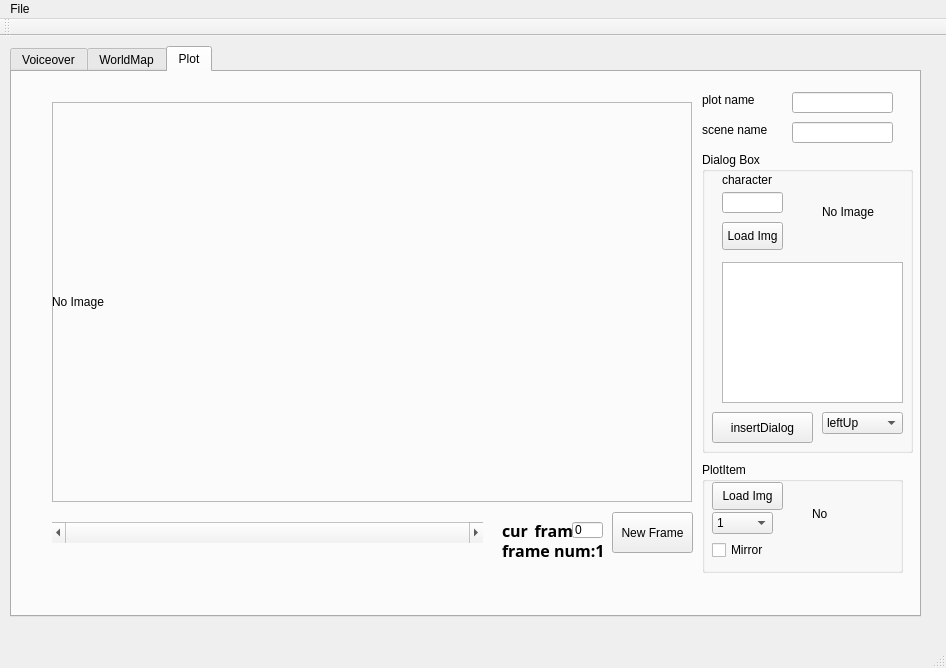
<?xml version="1.0" encoding="UTF-8"?>
<ui version="4.0">
 <class>LevelEditorClass</class>
 <widget class="QMainWindow" name="LevelEditorClass">
  <property name="geometry">
   <rect>
    <x>0</x>
    <y>0</y>
    <width>946</width>
    <height>668</height>
   </rect>
  </property>
  <property name="windowTitle">
   <string>LevelEditor</string>
  </property>
  <widget class="QWidget" name="centralWidget">
   <widget class="QTabWidget" name="tabWidget">
    <property name="geometry">
     <rect>
      <x>10</x>
      <y>10</y>
      <width>911</width>
      <height>571</height>
     </rect>
    </property>
    <property name="currentIndex">
     <number>2</number>
    </property>
    <widget class="QWidget" name="tab">
     <attribute name="title">
      <string>Voiceover</string>
     </attribute>
     <widget class="QTextEdit" name="voiceover_textEdit">
      <property name="geometry">
       <rect>
        <x>480</x>
        <y>270</y>
        <width>321</width>
        <height>121</height>
       </rect>
      </property>
     </widget>
     <widget class="QPushButton" name="addTextButton">
      <property name="geometry">
       <rect>
        <x>480</x>
        <y>400</y>
        <width>101</width>
        <height>41</height>
       </rect>
      </property>
      <property name="text">
       <string>AddText</string>
      </property>
     </widget>
     <widget class="QPushButton" name="loadImgButton">
      <property name="geometry">
       <rect>
        <x>590</x>
        <y>450</y>
        <width>101</width>
        <height>41</height>
       </rect>
      </property>
      <property name="text">
       <string>Load Image</string>
      </property>
     </widget>
     <widget class="QListWidget" name="voiceover_listWidget">
      <property name="geometry">
       <rect>
        <x>20</x>
        <y>20</y>
        <width>401</width>
        <height>441</height>
       </rect>
      </property>
     </widget>
     <widget class="QLabel" name="bg_label">
      <property name="geometry">
       <rect>
        <x>480</x>
        <y>30</y>
        <width>320</width>
        <height>200</height>
       </rect>
      </property>
      <property name="text">
       <string>No Image</string>
      </property>
     </widget>
     <widget class="QLabel" name="local_img_label">
      <property name="geometry">
       <rect>
        <x>480</x>
        <y>250</y>
        <width>221</width>
        <height>16</height>
       </rect>
      </property>
      <property name="text">
       <string/>
      </property>
     </widget>
     <widget class="QPushButton" name="editTextButton">
      <property name="geometry">
       <rect>
        <x>590</x>
        <y>400</y>
        <width>101</width>
        <height>41</height>
       </rect>
      </property>
      <property name="text">
       <string>EditText</string>
      </property>
     </widget>
     <widget class="QPushButton" name="deleteTextButton">
      <property name="geometry">
       <rect>
        <x>700</x>
        <y>400</y>
        <width>101</width>
        <height>41</height>
       </rect>
      </property>
      <property name="text">
       <string>DeleteText</string>
      </property>
     </widget>
    </widget>
    <widget class="QWidget" name="tab_2">
     <attribute name="title">
      <string>WorldMap</string>
     </attribute>
     <widget class="QScrollBar" name="worldframe_scrollBar">
      <property name="geometry">
       <rect>
        <x>130</x>
        <y>460</y>
        <width>431</width>
        <height>21</height>
       </rect>
      </property>
      <property name="maximum">
       <number>0</number>
      </property>
      <property name="orientation">
       <enum>Qt::Horizontal</enum>
      </property>
     </widget>
     <widget class="QWorldMapFrame" name="frame">
      <property name="geometry">
       <rect>
        <x>130</x>
        <y>40</y>
        <width>640</width>
        <height>400</height>
       </rect>
      </property>
      <property name="frameShape">
       <enum>QFrame::StyledPanel</enum>
      </property>
      <property name="frameShadow">
       <enum>QFrame::Raised</enum>
      </property>
      <widget class="QLabel" name="world_map_label">
       <property name="geometry">
        <rect>
         <x>0</x>
         <y>0</y>
         <width>640</width>
         <height>400</height>
        </rect>
       </property>
       <property name="text">
        <string>TextLabel</string>
       </property>
      </widget>
     </widget>
     <widget class="QLabel" name="cur_frame_label">
      <property name="geometry">
       <rect>
        <x>580</x>
        <y>460</y>
        <width>71</width>
        <height>16</height>
       </rect>
      </property>
      <property name="font">
       <font>
        <family>ADMUI3Lg</family>
        <pointsize>12</pointsize>
        <weight>75</weight>
        <bold>true</bold>
       </font>
      </property>
      <property name="text">
       <string>cur_frame:</string>
      </property>
     </widget>
     <widget class="QLabel" name="frame_num_label">
      <property name="geometry">
       <rect>
        <x>580</x>
        <y>480</y>
        <width>131</width>
        <height>16</height>
       </rect>
      </property>
      <property name="font">
       <font>
        <family>ADMUI3Lg</family>
        <pointsize>12</pointsize>
        <weight>75</weight>
        <bold>true</bold>
       </font>
      </property>
      <property name="text">
       <string>frame num:1</string>
      </property>
     </widget>
     <widget class="QLineEdit" name="cur_frame_lineEdit">
      <property name="geometry">
       <rect>
        <x>650</x>
        <y>460</y>
        <width>31</width>
        <height>16</height>
       </rect>
      </property>
      <property name="text">
       <string>0</string>
      </property>
     </widget>
     <widget class="QPushButton" name="newframe_pushButton">
      <property name="geometry">
       <rect>
        <x>700</x>
        <y>460</y>
        <width>75</width>
        <height>41</height>
       </rect>
      </property>
      <property name="text">
       <string>New Frame</string>
      </property>
     </widget>
     <widget class="QTextEdit" name="worldMap_textEdit">
      <property name="geometry">
       <rect>
        <x>790</x>
        <y>250</y>
        <width>91</width>
        <height>141</height>
       </rect>
      </property>
     </widget>
     <widget class="QPushButton" name="defineTxt_pushButton">
      <property name="geometry">
       <rect>
        <x>800</x>
        <y>400</y>
        <width>71</width>
        <height>31</height>
       </rect>
      </property>
      <property name="text">
       <string>defineTxt</string>
      </property>
     </widget>
    </widget>
    <widget class="QWidget" name="tab_3">
     <attribute name="title">
      <string>Plot</string>
     </attribute>
     <widget class="QPlotFrame" name="frame2">
      <property name="geometry">
       <rect>
        <x>40</x>
        <y>30</y>
        <width>640</width>
        <height>400</height>
       </rect>
      </property>
      <property name="frameShape">
       <enum>QFrame::StyledPanel</enum>
      </property>
      <property name="frameShadow">
       <enum>QFrame::Raised</enum>
      </property>
      <widget class="QLabel" name="plotbg_label">
       <property name="geometry">
        <rect>
         <x>0</x>
         <y>0</y>
         <width>640</width>
         <height>400</height>
        </rect>
       </property>
       <property name="text">
        <string>No Image</string>
       </property>
      </widget>
     </widget>
     <widget class="QScrollBar" name="plot_scrollBar">
      <property name="geometry">
       <rect>
        <x>40</x>
        <y>450</y>
        <width>431</width>
        <height>21</height>
       </rect>
      </property>
      <property name="maximum">
       <number>0</number>
      </property>
      <property name="orientation">
       <enum>Qt::Horizontal</enum>
      </property>
     </widget>
     <widget class="QLineEdit" name="scenename_lineEdit">
      <property name="geometry">
       <rect>
        <x>780</x>
        <y>50</y>
        <width>101</width>
        <height>21</height>
       </rect>
      </property>
     </widget>
     <widget class="QLabel" name="label">
      <property name="geometry">
       <rect>
        <x>690</x>
        <y>50</y>
        <width>81</width>
        <height>16</height>
       </rect>
      </property>
      <property name="text">
       <string>scene name</string>
      </property>
     </widget>
     <widget class="QLineEdit" name="cur_plotframe_lineEdit">
      <property name="geometry">
       <rect>
        <x>560</x>
        <y>450</y>
        <width>31</width>
        <height>16</height>
       </rect>
      </property>
      <property name="text">
       <string>0</string>
      </property>
     </widget>
     <widget class="QLabel" name="cur_plotframe_label">
      <property name="geometry">
       <rect>
        <x>490</x>
        <y>450</y>
        <width>71</width>
        <height>16</height>
       </rect>
      </property>
      <property name="font">
       <font>
        <family>ADMUI3Lg</family>
        <pointsize>12</pointsize>
        <weight>75</weight>
        <bold>true</bold>
       </font>
      </property>
      <property name="text">
       <string>cur_frame:</string>
      </property>
     </widget>
     <widget class="QPushButton" name="newplotframe_pushButton">
      <property name="geometry">
       <rect>
        <x>600</x>
        <y>440</y>
        <width>81</width>
        <height>41</height>
       </rect>
      </property>
      <property name="text">
       <string>New Frame</string>
      </property>
     </widget>
     <widget class="QLabel" name="plotframe_num_label">
      <property name="geometry">
       <rect>
        <x>490</x>
        <y>470</y>
        <width>131</width>
        <height>16</height>
       </rect>
      </property>
      <property name="font">
       <font>
        <family>ADMUI3Lg</family>
        <pointsize>12</pointsize>
        <weight>75</weight>
        <bold>true</bold>
       </font>
      </property>
      <property name="text">
       <string>frame num:1</string>
      </property>
     </widget>
     <widget class="QLabel" name="label_2">
      <property name="geometry">
       <rect>
        <x>690</x>
        <y>20</y>
        <width>81</width>
        <height>16</height>
       </rect>
      </property>
      <property name="text">
       <string>plot name</string>
      </property>
     </widget>
     <widget class="QLineEdit" name="plotname_lineEdit">
      <property name="geometry">
       <rect>
        <x>780</x>
        <y>20</y>
        <width>101</width>
        <height>21</height>
       </rect>
      </property>
      <property name="text">
       <string/>
      </property>
     </widget>
     <widget class="QGroupBox" name="groupBox">
      <property name="geometry">
       <rect>
        <x>690</x>
        <y>80</y>
        <width>211</width>
        <height>301</height>
       </rect>
      </property>
      <property name="title">
       <string>Dialog Box</string>
      </property>
      <widget class="QTextEdit" name="plot_textEdit">
       <property name="geometry">
        <rect>
         <x>20</x>
         <y>110</y>
         <width>181</width>
         <height>141</height>
        </rect>
       </property>
      </widget>
      <widget class="QPushButton" name="insertPlotDialog_pushButton">
       <property name="geometry">
        <rect>
         <x>10</x>
         <y>260</y>
         <width>101</width>
         <height>31</height>
        </rect>
       </property>
       <property name="text">
        <string>insertDialog</string>
       </property>
      </widget>
      <widget class="QLineEdit" name="charactername_lineEdit">
       <property name="geometry">
        <rect>
         <x>20</x>
         <y>40</y>
         <width>61</width>
         <height>21</height>
        </rect>
       </property>
       <property name="text">
        <string/>
       </property>
      </widget>
      <widget class="QLabel" name="label_3">
       <property name="geometry">
        <rect>
         <x>20</x>
         <y>20</y>
         <width>81</width>
         <height>16</height>
        </rect>
       </property>
       <property name="text">
        <string>character</string>
       </property>
      </widget>
      <widget class="QLabel" name="characterImg_label">
       <property name="geometry">
        <rect>
         <x>120</x>
         <y>20</y>
         <width>64</width>
         <height>80</height>
        </rect>
       </property>
       <property name="text">
        <string>No Image</string>
       </property>
      </widget>
      <widget class="QComboBox" name="comboBox">
       <property name="geometry">
        <rect>
         <x>120</x>
         <y>260</y>
         <width>81</width>
         <height>22</height>
        </rect>
       </property>
       <item>
        <property name="text">
         <string>leftUp</string>
        </property>
       </item>
       <item>
        <property name="text">
         <string>rightUp</string>
        </property>
       </item>
       <item>
        <property name="text">
         <string>leftDown</string>
        </property>
       </item>
       <item>
        <property name="text">
         <string>rightDown</string>
        </property>
       </item>
      </widget>
      <widget class="QPushButton" name="loadCharacterImg_pushButton">
       <property name="geometry">
        <rect>
         <x>20</x>
         <y>70</y>
         <width>61</width>
         <height>28</height>
        </rect>
       </property>
       <property name="text">
        <string>Load Img</string>
       </property>
      </widget>
     </widget>
     <widget class="QGroupBox" name="groupBox_2">
      <property name="geometry">
       <rect>
        <x>690</x>
        <y>390</y>
        <width>201</width>
        <height>111</height>
       </rect>
      </property>
      <property name="title">
       <string>PlotItem</string>
      </property>
      <widget class="QPushButton" name="changeItemImg_pushButton">
       <property name="geometry">
        <rect>
         <x>10</x>
         <y>20</y>
         <width>71</width>
         <height>28</height>
        </rect>
       </property>
       <property name="text">
        <string>Load Img</string>
       </property>
      </widget>
      <widget class="QComboBox" name="comboBox_2">
       <property name="geometry">
        <rect>
         <x>10</x>
         <y>50</y>
         <width>61</width>
         <height>22</height>
        </rect>
       </property>
       <item>
        <property name="text">
         <string>1</string>
        </property>
       </item>
       <item>
        <property name="text">
         <string>2</string>
        </property>
       </item>
       <item>
        <property name="text">
         <string>3</string>
        </property>
       </item>
       <item>
        <property name="text">
         <string>4</string>
        </property>
       </item>
       <item>
        <property name="text">
         <string>5</string>
        </property>
       </item>
       <item>
        <property name="text">
         <string>6</string>
        </property>
       </item>
       <item>
        <property name="text">
         <string>7</string>
        </property>
       </item>
       <item>
        <property name="text">
         <string>8</string>
        </property>
       </item>
       <item>
        <property name="text">
         <string>9</string>
        </property>
       </item>
       <item>
        <property name="text">
         <string>10</string>
        </property>
       </item>
       <item>
        <property name="text">
         <string>11</string>
        </property>
       </item>
       <item>
        <property name="text">
         <string>12</string>
        </property>
       </item>
       <item>
        <property name="text">
         <string>13</string>
        </property>
       </item>
       <item>
        <property name="text">
         <string>14</string>
        </property>
       </item>
       <item>
        <property name="text">
         <string>15</string>
        </property>
       </item>
       <item>
        <property name="text">
         <string>16</string>
        </property>
       </item>
       <item>
        <property name="text">
         <string>17</string>
        </property>
       </item>
       <item>
        <property name="text">
         <string>18</string>
        </property>
       </item>
       <item>
        <property name="text">
         <string>19</string>
        </property>
       </item>
       <item>
        <property name="text">
         <string>20</string>
        </property>
       </item>
      </widget>
      <widget class="QLabel" name="plotItemlabel">
       <property name="geometry">
        <rect>
         <x>110</x>
         <y>20</y>
         <width>48</width>
         <height>64</height>
        </rect>
       </property>
       <property name="text">
        <string>No</string>
       </property>
      </widget>
      <widget class="QCheckBox" name="mirror_checkBox">
       <property name="geometry">
        <rect>
         <x>10</x>
         <y>80</y>
         <width>71</width>
         <height>16</height>
        </rect>
       </property>
       <property name="text">
        <string>Mirror</string>
       </property>
      </widget>
     </widget>
    </widget>
   </widget>
  </widget>
  <widget class="QMenuBar" name="menuBar">
   <property name="geometry">
    <rect>
     <x>0</x>
     <y>0</y>
     <width>946</width>
     <height>23</height>
    </rect>
   </property>
   <widget class="QMenu" name="menuFile">
    <property name="title">
     <string>File</string>
    </property>
    <addaction name="actionLoad_Xml"/>
    <addaction name="actionSave_Xml"/>
   </widget>
   <addaction name="menuFile"/>
  </widget>
  <widget class="QToolBar" name="mainToolBar">
   <attribute name="toolBarArea">
    <enum>TopToolBarArea</enum>
   </attribute>
   <attribute name="toolBarBreak">
    <bool>false</bool>
   </attribute>
  </widget>
  <widget class="QStatusBar" name="statusBar"/>
  <action name="actionLoad_Xml">
   <property name="text">
    <string>Load Xml</string>
   </property>
  </action>
  <action name="actionSave_Xml">
   <property name="text">
    <string>Save Xml</string>
   </property>
  </action>
 </widget>
 <layoutdefault spacing="6" margin="11"/>
 <customwidgets>
  <customwidget>
   <class>QWorldMapFrame</class>
   <extends>QFrame</extends>
   <header>qworldmapframe.h</header>
   <container>1</container>
  </customwidget>
  <customwidget>
   <class>QPlotFrame</class>
   <extends>QFrame</extends>
   <header>qplotframe.h</header>
   <container>1</container>
  </customwidget>
 </customwidgets>
 <resources>
  <include location="leveleditor.qrc"/>
 </resources>
 <connections/>
</ui>
